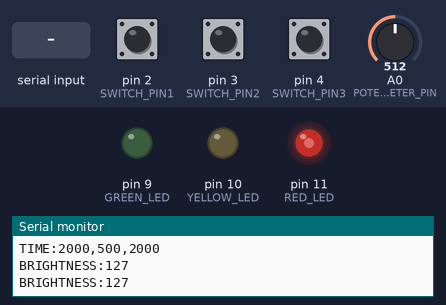
Bench run of a program on a simulated Arduino Uno, built with avr-gcc and run on an emulated ATmega328P. On the bench: output pins drawn as LEDs (lit = HIGH), the last lines printed to the serial monitor. Inputs (shaded band) come from the test bench; at power-on: A0 (POTENTIOMETER_PIN) = 512, pin 4 (SWITCH_PIN3) HIGH, pin 2 (SWITCH_PIN1) HIGH, pin 3 (SWITCH_PIN2) HIGH.

Above: at 1.2 s.
1.3 s: A0 (POTENTIOMETER_PIN) set to 0
At 3.3 s:
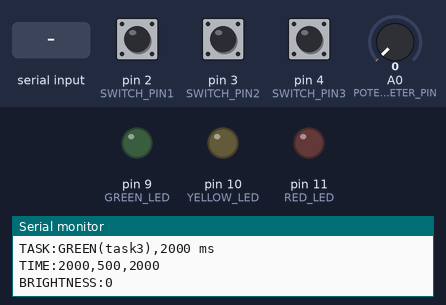
4.3 s: pin 4 (SWITCH_PIN3) pulled LOW for 0.15 s
At 4.38 s:
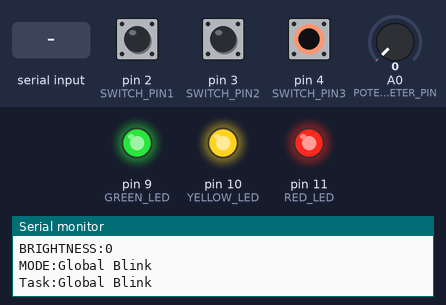
7.4 s: A0 (POTENTIOMETER_PIN) set to 3
10.4 s: A0 (POTENTIOMETER_PIN) set to 6
At 12.2 s:
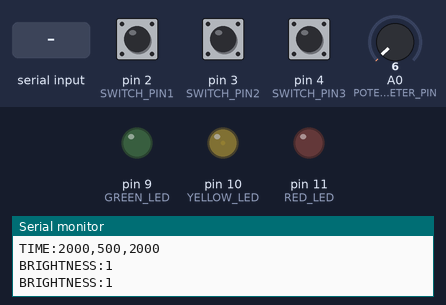
13.4 s: pin 4 (SWITCH_PIN3) pulled LOW for 1 s
At 14.3 s:
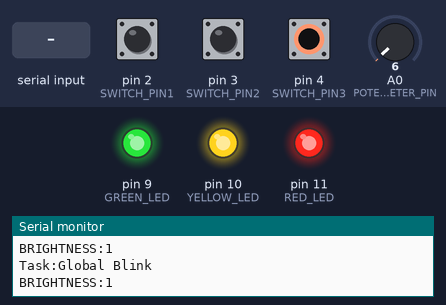
17.4 s: "TIME:90,45,200\n" received over Serial
Timing chart, 0 to 21.4 s (numbered marks = the images above; inputs shaded):
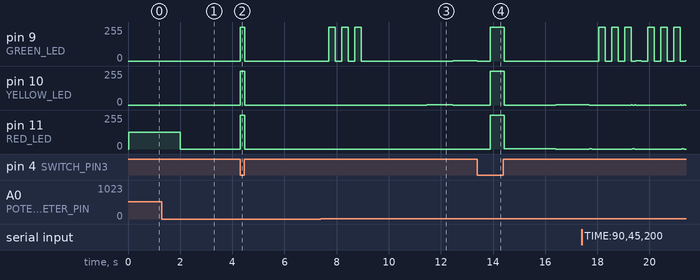

Measured:
- the behaviour switches between 4 and 5 on A0 (POTENTIOMETER_PIN) (found by bisection; images 2 and 3)
- after the input at 1.3 s, pin 9 (GREEN_LED): stays 0/255 (without the input it goes to 127/255 after 1.7 s); pin 10 (YELLOW_LED): stays 0/255 (without the input it goes to 127/255 after 0.70 s)
- after the input at 4.3 s, pin 9 (GREEN_LED): 0/255 → 255/255 after 0.00 s instead of 3.0 s; pin 10 (YELLOW_LED), pin 11 (RED_LED): 0/255 → 255/255 at once, → 0/255 0.17 s later
- after the input at 10.4 s, pin 9 (GREEN_LED): 0/255 → 1/255 after 2.1 s; pin 10 (YELLOW_LED): 0/255 → 1/255 after 1.1 s, → 0/255 1.0 s later
- after the input at 13.4 s, pin 10 (YELLOW_LED): 0/255 → 255/255 after 0.50 s, → 0/255 0.52 s later, → 1/255 2.0 s later; pin 11 (RED_LED): 0/255 → 255/255 after 0.50 s, → 1/255 0.52 s later, → 0/255 2.0 s later

The program:

main.cpp
```cpp
/*
 *************************************************************
    *  신호등 제어 시스템 (Traffic Light Control System)
    * - 3색 LED를 사용하여 신호등을 제어하는 시스템
    * - 긴급 모드, 주의 모드, 깜빡임 모드 지원
    * - 긴급 모드: 빨간 LED만 켜짐
    * - 주의 모드: 노란 LED만 켜짐
    * - 깜빡임 모드: 초록 LED만 깜빡임
    * - 글로벌 깜빡임 모드: 모든 LED 깜빡임
    * - 긴급 모드, 주의 모드, 깜빡임 모드 버튼 지원
    * - 가변 저항을 이용한 밝기 조절 기능
    * - TaskScheduler 라이브러리 사용
    * - PinChangeInterrupt 라이브러리 사용
 *************************************************************
 */

#include <Arduino.h>
#include <TaskScheduler.h>
#include <PinChangeInterrupt.h>

// LED 핀 정의
const int RED_LED = 11;     // 빨간 LED(PWM)
const int YELLOW_LED = 10;  // 노란 LED(PWM)
const int GREEN_LED = 9;    // 초록 LED(PWM)
const int SWITCH_PIN1 = 2;  // 긴급 모드 버튼
const int SWITCH_PIN2 = 3;  // 주의 모드 버튼
const int SWITCH_PIN3 = 4;  // 깜빡임 모드 버튼
const int POTENTIOMETER_PIN = A0; // 조도 조절용 가변 저항

// 상태 변수 (인터럽트 및 LED 상태 저장)
volatile bool emergencyMode = false;  // 긴급 모드 활성화 여부
volatile bool cautionMode = false;    // 주의 모드 활성화 여부
volatile bool blinkMode = false;      // 초록 LED 깜빡임 모드 활성화 여부
volatile bool globalBlinkMode = false;  // 모든 LED 깜빡임 모드 활성화 여부

unsigned long blinkStartTime = 0; // 초록 LED 깜빡임 시작 시간 저장
int blinkCount = 0; // 깜빡인 횟수 카운트
bool blinkState = false; // 깜빡임 상태 저장

// 전역 변수 선언
int portValue = 0;
int brightness = 0; // LED 밝기 값

unsigned long task1StartTime = 0; // 빨간불 시작 시간 저장
unsigned long task2StartTime = 0; // 노란불 시작 시간 저장
unsigned long task3StartTime = 0; // 초록불 시작 시간 저장
unsigned long task4StartTime = 0; // 초록불 깜빡임 시작 시간 저장
unsigned long task5StartTime = 0; // 노란불 시작 시간 저장

// 🚦 전역 변수 선언 (신호등 주기 관리)
int redDuration = 2000;   // 🔴 빨간불 기본 주기
int yellowDuration = 500;  // 🟡 노란불 기본 주기
int greenDuration = 2000;  // 🟢 초록불 기본 주기

// 전역으로 선언
bool isRedOn = false;
unsigned long redStartTime = 0;

// TaskScheduler 객체 생성
Scheduler runner;

// Task 함수 선언
void task1(); // 빨간불 켜기
void task2(); // 노란불 켜기
void task3(); // 초록불 켜기
void task4(); // 초록불 깜빡이기
void task5(); // 노란불 켜기

// Task 객체 생성 (초기에는 비활성화 상태)
Task t1(redDuration, TASK_FOREVER, &task1, &runner, false);
Task t2(yellowDuration, TASK_FOREVER, &task2, &runner, false);
Task t3(greenDuration, TASK_FOREVER, &task3, &runner, false);
Task t4(0, TASK_FOREVER, &task4, &runner, false);
Task t5(yellowDuration, TASK_FOREVER, &task5, &runner, false);

// 기본 신호등 주기 시작
void startTrafficCycle() {
    Serial.println("Starting Traffic Cycle...");
    runner.disableAll();
    isRedOn = false;  // 🔧 초기화 중요
    t1.restart();     // TaskScheduler가 바로 다음 루프에서 task1 호출
}

/* 인터럽트 서비스 루틴 (ISR) 정의 */

// 긴급 모드 ISR (스위치 1번)
void emergencyISR() {
    emergencyMode = !digitalRead(SWITCH_PIN1);
    runner.disableAll(); // 모든 태스크 비활성화
    // Serial.println(emergencyMode ? "Emergency Mode Enabled" : "Emergency Mode Disabled");

    // 🔹 p5.js로 모드 전송
    Serial.println(emergencyMode ? "MODE:Emergency" : "MODE:Normal");
    if (!emergencyMode) startTrafficCycle(); // 긴급 모드 종료 시 기본 신호등 주기 복귀
}

// 주의 모드 ISR (스위치 2번)
void cautionISR() {
    cautionMode = !digitalRead(SWITCH_PIN2);
    runner.disableAll();
    // Serial.println(cautionMode ? "Caution Mode Enabled" : "Caution Mode Disabled");

    // 🔹 p5.js로 모드 전송
    Serial.println(cautionMode ? "MODE:Caution" : "MODE:Normal");

    if (cautionMode) {
        // 주의 모드에서는 모든 LED 끄기
        digitalWrite(RED_LED, LOW);
        digitalWrite(YELLOW_LED, LOW);
        digitalWrite(GREEN_LED, LOW);
    } else {
        startTrafficCycle();
    }
}

// 글로벌 깜빡임 모드 ISR (스위치 3번)
void blinkISR() {
    globalBlinkMode = !digitalRead(SWITCH_PIN3);
    runner.disableAll();  // 모든 Task 중지
    // Serial.println(globalBlinkMode ? "Global Blink Mode Enabled" : "Global Blink Mode Disabled");


    // 🔹 p5.js로 모드 전송
    Serial.println(globalBlinkMode ? "MODE:Global Blink" : "MODE:Normal");


    if (globalBlinkMode) {
        // 🔹 LED 초기 상태를 꺼두고 깜빡임 시작
        digitalWrite(RED_LED, LOW);
        digitalWrite(YELLOW_LED, LOW);
        digitalWrite(GREEN_LED, LOW);
    } else {
        startTrafficCycle(); // 원래 신호등 상태로 복귀
    }
}

// 모든 LED 깜빡이기 (글로벌 블링크 모드)
void handleGlobalBlink() {
    static unsigned long lastBlinkTime = 0;
    static bool state = false;
    unsigned long currentMillis = millis();

    // 🔹 500ms마다 LED 상태 전환
    if (currentMillis - lastBlinkTime >= 500) {
        lastBlinkTime = currentMillis;
        state = !state;  // 상태 반전

        // 🔹 모든 LED 깜빡이기
        digitalWrite(RED_LED, state);
        digitalWrite(YELLOW_LED, state);
        digitalWrite(GREEN_LED, state);
        Serial.print("Task:");
        Serial.println(state ? "Global Blink" : "All LEDs OFF");  // 디버깅 메시지
    }
}

void handleSerialInput() {
    if (Serial.available()) {
        String input = Serial.readStringUntil('\n');
        input.trim();

        if (input.startsWith("TIME:")) {    //p5로 부터 받은 시간값을 새로운 주기로 업데이트 시킴킴
            int newRed, newYellow, newGreen;
            sscanf(input.c_str(), "TIME:%d,%d,%d", &newRed, &newYellow, &newGreen);

            if (newRed != redDuration || newYellow != yellowDuration || newGreen != greenDuration) {    //기존값과 다를 때만 갱신신
                redDuration = newRed;
                yellowDuration = newYellow;
                greenDuration = newGreen;

                Serial.println("===== Updated Traffic Light Timings =====");
                Serial.print("🔴 Red Time: ");
                Serial.print(redDuration);  //새로운 빨간색 LED 주기 디버깅용 출력
                Serial.println(" ms");

                Serial.print("🟡 Yellow Time: ");
                Serial.print(yellowDuration);   //새로운 노란색 LED주기 디버깅용 출력
                Serial.println(" ms");

                Serial.print("🟢 Green Time: ");
                Serial.print(greenDuration);    //새로운 초록색 LED주기 디버깅용 출력
                Serial.println(" ms");
                Serial.println("======================================");

                // 모든 Task 강제 종료
                Serial.println("🔻 Stopping all tasks...");
                runner.disableAll();

                // Task 주기 업데이트 (setInterval() 사용)
                Serial.println("🔄 Updating task intervals...");
                t1.setInterval(redDuration);
                t2.setInterval(yellowDuration);
                t3.setInterval(greenDuration);
                t4.setInterval(greenDuration / 4);
                t5.setInterval(yellowDuration);

                // 3️⃣ 업데이트된 주기로 첫 Task부터 다시 실행
                Serial.println("🚦 Restarting Traffic Light Cycle...");
                runner.disableAll();  // 혹시 실행 중인 Task 모두 중단
                t1.restart();         // 강제로 처음부터 시작


                // 4️⃣ 변경된 값을 p5.js로 다시 전송하여 UI 업데이트
                Serial.print("TIME:");
                Serial.print(redDuration);
                Serial.print(",");
                Serial.print(yellowDuration);
                Serial.print(",");
                Serial.println(greenDuration);
            }
        }
    }
}

// 초기 설정
void setup() {
    Serial.begin(9600); // p5와 시리얼 통신

    pinMode(RED_LED, OUTPUT);   // LED 핀 출력으로 설정
    pinMode(YELLOW_LED, OUTPUT);
    pinMode(GREEN_LED, OUTPUT);

    pinMode(SWITCH_PIN1, INPUT_PULLUP);     // 내부 풀업 저항 사용
    pinMode(SWITCH_PIN2, INPUT_PULLUP);
    pinMode(SWITCH_PIN3, INPUT_PULLUP);
    pinMode(POTENTIOMETER_PIN, INPUT);

    attachInterrupt(digitalPinToInterrupt(SWITCH_PIN1), emergencyISR, CHANGE);  // 하드웨어 인터럽트
    attachInterrupt(digitalPinToInterrupt(SWITCH_PIN2), cautionISR, CHANGE);
    attachPCINT(digitalPinToPCINT(SWITCH_PIN3), blinkISR, CHANGE);  // 소프트웨어 인터럽트

    Serial.println("Starting Task Scheduler...");   //디버깅 확인
    runner.addTask(t1);
    runner.addTask(t2);
    runner.addTask(t3);
    runner.addTask(t4);
    runner.addTask(t5);
    startTrafficCycle();    // 초기 신호등 주기 시작
}


// Task 함수 정의 (신호등 동작 관리)
void task1() {      // 빨간불 켜기


    if (!isRedOn) {
        redStartTime = millis();
        isRedOn = true;
        Serial.print("TASK:RED(task1),");
        Serial.print(redDuration);
        Serial.println(" ms");

        Serial.print("TIME:");  // ✅ 현재 Task 주기 정보 전송
        Serial.print(redDuration);
        Serial.print(",");
        Serial.print(yellowDuration);
        Serial.print(",");
        Serial.println(greenDuration);

        analogWrite(RED_LED, brightness);
        analogWrite(YELLOW_LED, 0);
        analogWrite(GREEN_LED, 0);
    }

    if (millis() - redStartTime >= (unsigned long)redDuration) {
        analogWrite(RED_LED, 0);
        isRedOn = false;
        t1.disable();
        t2.enable();  // ✅ 빨간불 유지 후 노란불 Task 실행
    }
}

void task2() {    // 노란불 켜기
    static unsigned long startTime = 0;
    static bool isOn = false;

    if (!isOn) {
        task2StartTime = millis();
        Serial.print("TASK:YELLOW(task2),");
        Serial.print(yellowDuration);
        Serial.println(" ms");

        Serial.print("TIME:");  // ✅ 현재 Task 주기 정보 전송
        Serial.print(redDuration);
        Serial.print(",");
        Serial.print(yellowDuration);
        Serial.print(",");
        Serial.println(greenDuration);

        analogWrite(YELLOW_LED, brightness);
        analogWrite(GREEN_LED, 0);

        isOn = true;
        startTime = millis();
    }

    // ✅ yellowDuration 동안 유지 후 종료
    if (millis() - startTime >= (unsigned long)yellowDuration) {
        analogWrite(YELLOW_LED, 0);  // 노란불 OFF
        isOn = false;
        t2.disable();
        t3.enable();  // ✅ 노란불 유지 후 초록불 Task 실행
    }
}

void task3() {      // 초록불 켜기
    static unsigned long startTime = 0;
    static bool isOn = false;

    if (!isOn) {
        task3StartTime = millis();
        Serial.print("TASK:GREEN(task3),");
        Serial.print(greenDuration);
        Serial.println(" ms");

        Serial.print("TIME:");  // ✅ 현재 Task 주기 정보 전송
        Serial.print(redDuration);
        Serial.print(",");
        Serial.print(yellowDuration);
        Serial.print(",");
        Serial.println(greenDuration);

        analogWrite(YELLOW_LED, 0);
        analogWrite(GREEN_LED, brightness);

        isOn = true;
        startTime = millis();
    }

    // ✅ 초록불을 `greenDuration` 동안 유지한 후 다음 Task 실행
    if (millis() - startTime >= (unsigned long)greenDuration) {
        analogWrite(GREEN_LED, 0);  // 초록불 OFF
        isOn = false;
        t3.disable();
        t4.enable();  // ✅ 초록불 유지 후 초록불 깜빡임 Task 실행
    }
}

void task4() {      // 초록불 깜빡임
    task4StartTime = millis();
    Serial.println("TASK: GREEN BLINKING(task4)");
    blinkMode = true;
    blinkCount = 0;
    blinkStartTime = millis();
}

void handleBlinkMode() {    // 초록 LED 깜빡임 모드
    unsigned long currentMillis = millis();
    if (blinkCount < 6 && currentMillis - blinkStartTime >= 250) {
        blinkStartTime = currentMillis;
        blinkState = !blinkState;
        digitalWrite(GREEN_LED, blinkState);
        blinkCount++;
    }
    if (blinkCount >= 6) {
        // Serial.println("TASK5: Blink Done, YELLOW ON");
        blinkMode = false;
        t4.disable();
        t5.enable();
        blinkCount = 0;
    }
}

void task5() {  // 노란불 켜기
    static unsigned long startTime = 0;
    static bool isOn = false;

    if (!isOn) {
        task2StartTime = millis();
        Serial.print("TASK:YELLOW(task5),");
        Serial.print(yellowDuration);
        Serial.println(" ms");

        Serial.print("TIME:");  // ✅ 현재 Task 주기 정보 전송
        Serial.print(redDuration);
        Serial.print(",");
        Serial.print(yellowDuration);
        Serial.print(",");
        Serial.println(greenDuration);

        analogWrite(YELLOW_LED, brightness);
        analogWrite(GREEN_LED, 0);

        isOn = true;
        startTime = millis();
    }

    // ✅ yellowDuration 동안 유지 후 종료
    if (millis() - startTime >= (unsigned long)yellowDuration) {
        analogWrite(YELLOW_LED, 0);  // 노란불 OFF
        isOn = false;
        t5.disable();
        t1.enable();  // ✅ 노란불 유지 후 빨간불 Task 실행
    }
}

unsigned long lastBrightnessSent = 0;

void loop() {
    handleSerialInput();  // 시리얼 입력 처리
    portValue = analogRead(POTENTIOMETER_PIN);
    brightness = map(portValue, 0, 1023, 0, 255);
    // 500ms마다 밝기 값 전송
    if (millis() - lastBrightnessSent > 500) {
        Serial.print("BRIGHTNESS:");
        Serial.println(brightness);
        lastBrightnessSent = millis();
    }

    if (globalBlinkMode) {
        handleGlobalBlink();  // 🔹 모든 LED 깜빡임 모드가 최우선
    } else if (emergencyMode) {
        digitalWrite(YELLOW_LED, LOW);
        digitalWrite(GREEN_LED, LOW);
        analogWrite(RED_LED, brightness);   // 긴급 모드 → 빨간불만 켜기
    } else if (cautionMode) {
        digitalWrite(RED_LED, LOW);
        digitalWrite(YELLOW_LED, LOW);
        digitalWrite(GREEN_LED, LOW); // 🔹 주의 모드에서는 모든 LED OFF
    } else if (blinkMode) {
        handleBlinkMode();
    } else {
        runner.execute();
    }

}
```
